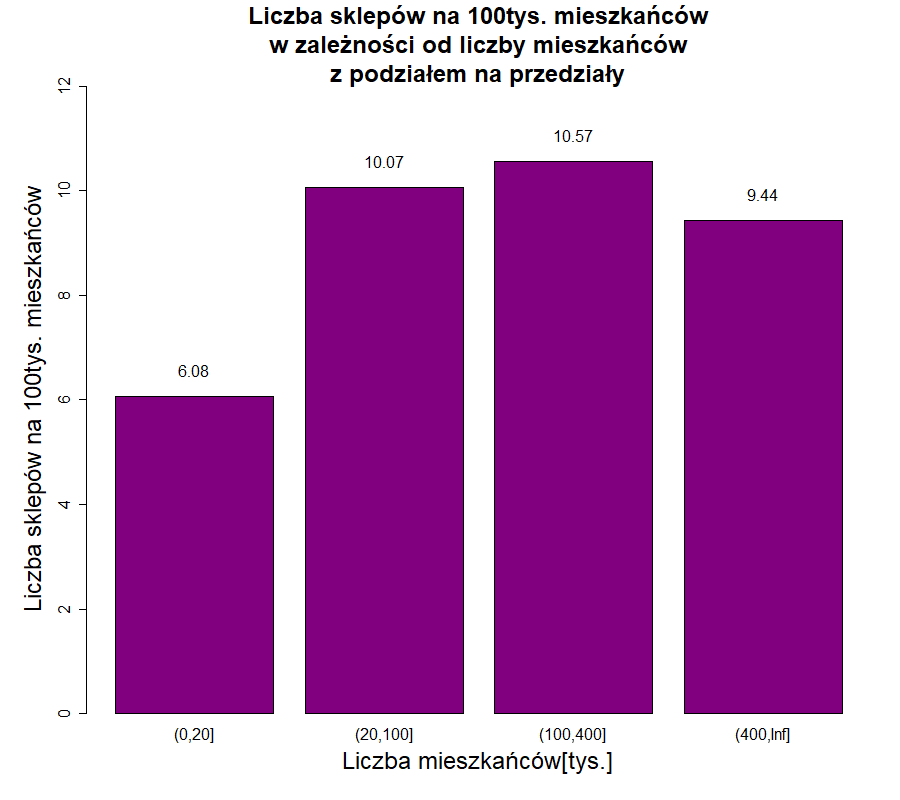

This figure's R source:
library(RSQLite)
library(comprehenr)
mydb <- dbConnect(RSQLite::SQLite(), "C:/Moje/Wykłady - notatki/3 semestr/Rachunek Prawdopodobieństwa i Statystyka/Website-reading/Database/shops.db")
shops_num_data <- dbGetQuery(mydb,'SELECT liczba_mieszkancow, liczba_sklepow FROM liczba_sklepow')
c_0_20 <- dbGetQuery(mydb,'SELECT SUM(liczba_mieszkancow) AS LM, SUM(liczba_sklepow) AS n FROM liczba_sklepow WHERE liczba_mieszkancow <= 20000')
c_20_100 <- dbGetQuery(mydb,'SELECT SUM(liczba_mieszkancow) AS LM, SUM(liczba_sklepow) AS n FROM liczba_sklepow WHERE liczba_mieszkancow > 20000 AND liczba_mieszkancow <= 100000')
c_100_400 <- dbGetQuery(mydb,'SELECT SUM(liczba_mieszkancow) AS LM, SUM(liczba_sklepow) AS n FROM liczba_sklepow WHERE liczba_mieszkancow > 100000 AND liczba_mieszkancow <= 400000')
c_400_inf <- dbGetQuery(mydb,'SELECT SUM(liczba_mieszkancow) AS LM, SUM(liczba_sklepow) AS n FROM liczba_sklepow WHERE liczba_mieszkancow > 400000')
dbDisconnect(mydb)

get_shops_per_citizen <- function(c_val){
  return(100000*c_val$n[1]/c_val$LM[1])
}

data_vec = c(get_shops_per_citizen(c_0_20), get_shops_per_citizen(c_20_100), get_shops_per_citizen(c_100_400),
             get_shops_per_citizen(c_400_inf))

png(file='Shops_per_citizen_by_size.png', width=900, height = 800)

par(mar = c(6,6,6,2))

barp <- barplot(data_vec, names.arg = c('(0,20]','(20,100]','(100,400]','(400,Inf]'), 
                main="Liczba sklepów na 100tys. mieszkańców\nw zależności od liczby mieszkańców\nz podziałem na przedziały",
                xlab = "Liczba mieszkańców[tys.]", ylab = "Liczba sklepów na 100tys. mieszkańców",
                col='#800080', cex.main=2, cex.lab = 2, cex.axis = 1.3, cex.names = 1.3, ylim=c(0, 12))
text(barp, data_vec + 0.5, labels = round(data_vec, 2), cex = 1.3)

dev.off()
